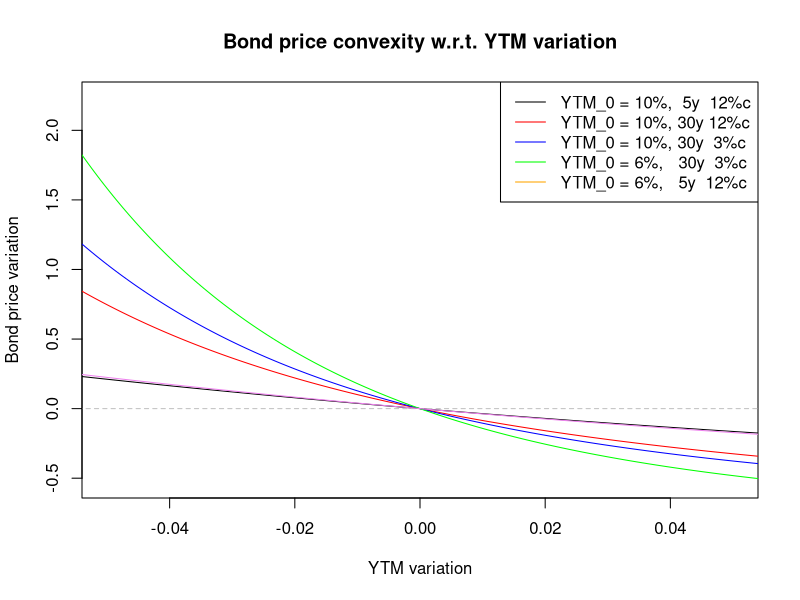
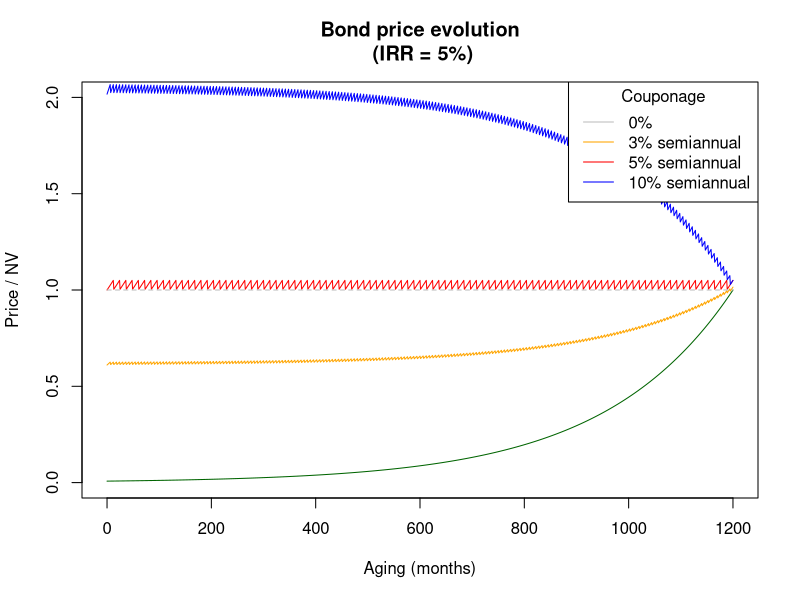

Reproduce these figures in R, in order.
price <- function(irr, maturity, cRate = 0, cFreq = 1, VN = 10000){ 
  p = VN/(1+irr)^maturity
  if (cRate != 0) {
    for (i in seq(cFreq, maturity, cFreq)){
      p = p + VN*cRate / (1+irr)^i
    }}
  return(p)
}


irrs = seq(-0.06, 0.06, 0.0005)
x1 = sapply(0.1 + irrs, price, maturity = 5, cRate = 0.12) / price(0.1, 5, 0.12) - 1
x2 = sapply(0.1 + irrs, price, maturity = 30, cRate =0.12) / price(0.1, 30, 0.12) - 1
x3 = sapply(0.1 + irrs, price, maturity = 30, cRate =0.03) / price(0.1, 30, 0.03) - 1
x4 = sapply(0.06 + irrs, price, maturity = 30, cRate =0.03) / price(0.06, 30, 0.03) -1
x5 = sapply(0.06 + irrs, price, maturity = 5, cRate =0.12) / price(0.06, 5, 0.12) -1

plot(irrs, x1, col = 1, type = "l",
     ylab = "Bond price variation", xlab = "YTM variation",
     ylim = c(min(x1,x2,x3,x4), max(x1,x2,x3,x4)),
     xlim = c(-0.05, 0.05),
     main = "Bond price convexity w.r.t. YTM variation")
lines(irrs, rep(0, length(irrs)), col = "grey", lty = 2)
lines(irrs,x2, col = "red")
lines(irrs,x3, col = "blue")
lines(irrs,x4, col = "green")
lines(irrs,x5, col = "violet")
legend("topright", legend = c("YTM_0 = 10%,  5y  12%c", "YTM_0 = 10%, 30y 12%c", 
                              "YTM_0 = 10%, 30y  3%c", "YTM_0 = 6%,   30y  3%c",
                              "YTM_0 = 6%,   5y  12%c"), 
       col = c("black", "red", "blue", "green", "orange"), lty = 1)






tprice <- function(t = 0, irr, antiq, cRate = 0, cFreq = 1, VN = 10000){ 
  # t is months, antiq is yrs, cFreq is coupons per year
  p = VN/(1+irr)^(antiq - t/12)
  if (cRate != 0) {
    cRate = cRate / cFreq
    for (i in seq(12/cFreq, antiq * 12, 12/cFreq)){
      if(i >= t){
        p = p + VN*cRate / (1+irr)^((i - t)/12)
      }
    }}
  return(p)
}

mktIRR = 0.05
n = 100
ts = seq(0,n*12)
plot(ts, sapply(ts, tprice, irr = mktIRR, antiq = n, cRate = 0.05, cFreq = 1)/10000, 
     type="l", ylim = c(0,2), col = "red",
     xlab = "Aging (months)", ylab = "Price / NV",
     main = "Bond price evolution\n (IRR = 5%)",
     font.size = 2)
lines(ts, sapply(ts, tprice, irr = mktIRR, antiq = n)/10000, col = "darkgreen")
lines(ts, sapply(ts, tprice, irr = mktIRR, antiq = n, cRate = 0.03, cFreq =  2)/10000, col = "orange")
lines(ts, sapply(ts, tprice, irr = mktIRR, antiq = n, cRate = 0.1, cFreq = 2)/10000, col = "blue")
lines(ts, rep(1,length(ts)), col = "grey", lty = 2)
legend("topright", title = "Couponage", legend = c("0%", "3% semiannual", "5% semiannual", 
                                                   "10% semiannual"), 
       col = c("grey", "orange", "red", "blue"), lty = 1)

